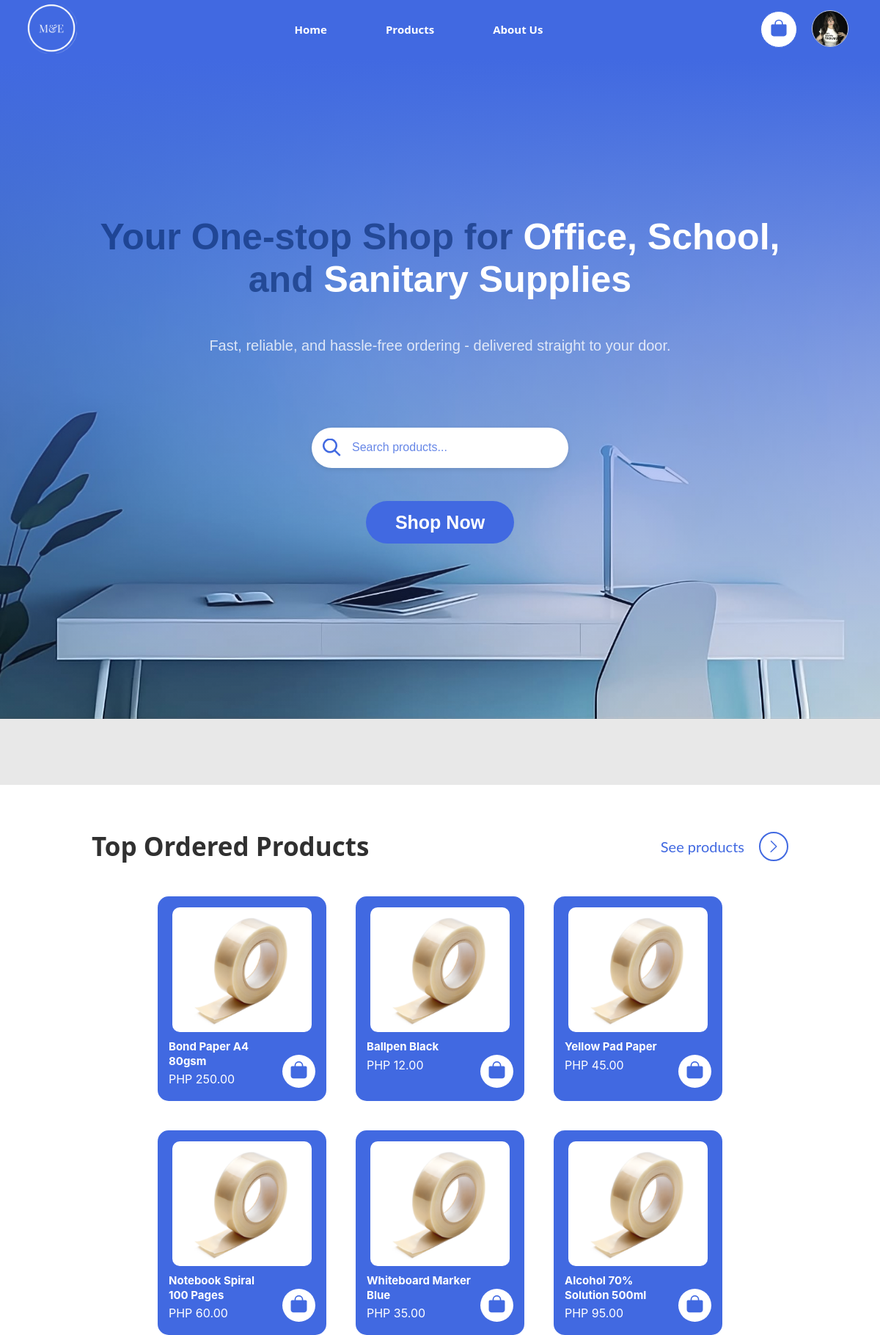
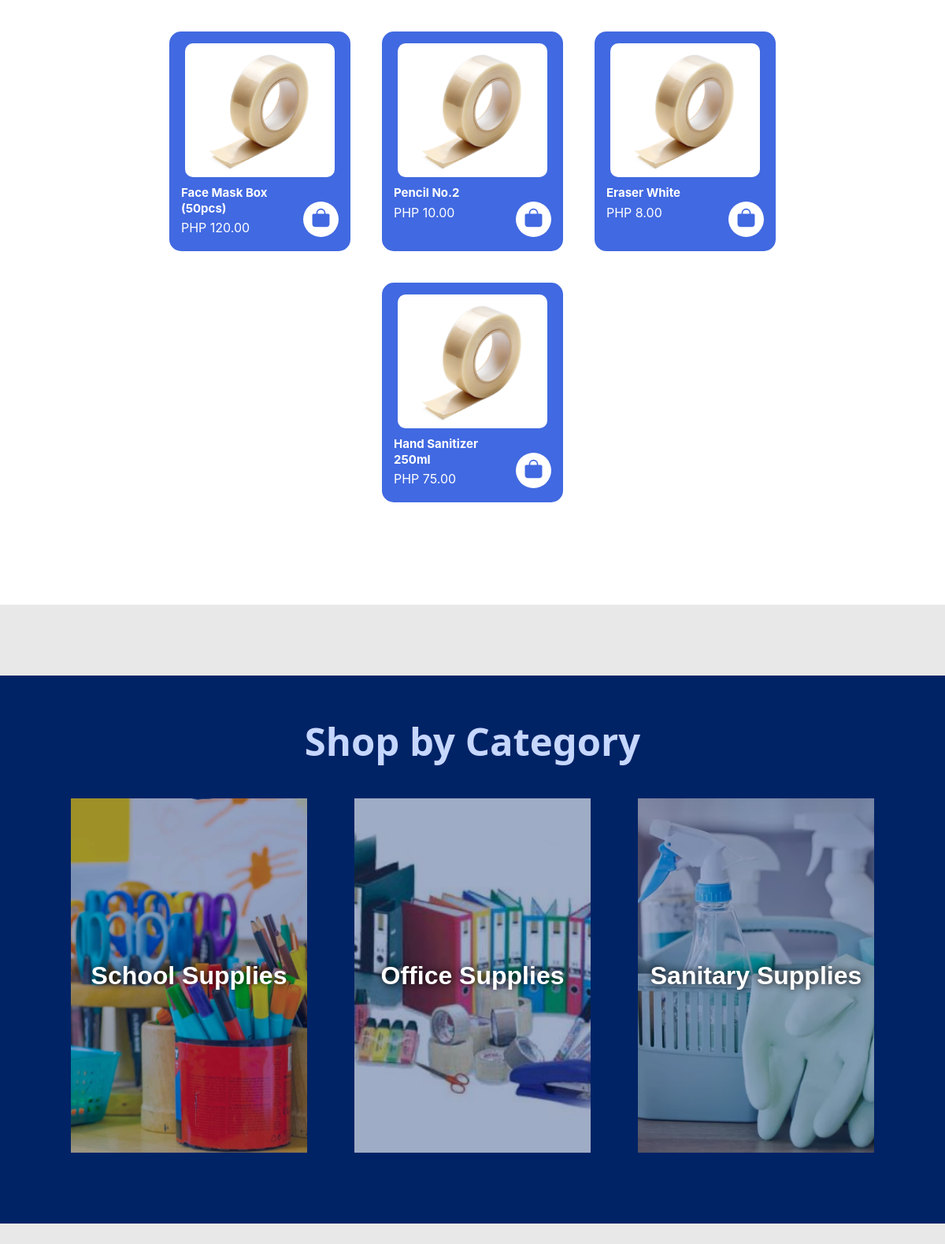
The app's page /pages/index.php (signed in, upper part) with its own data (2 pictures, top to bottom).
### tables this page shows
CREATE TABLE `users` (
  `user_id` int(11) NOT NULL,
  `username` varchar(50) DEFAULT NULL,
  `email` varchar(100) NOT NULL,
  `password` varchar(255) DEFAULT NULL,
  `first_name` varchar(50) NOT NULL,
  `middle_name` varchar(50) NOT NULL,
  `last_name` varchar(50) NOT NULL,
  `gender` varchar(20) NOT NULL DEFAULT 'Prefer not to say',
  `date_of_birth` date DEFAULT NULL,
  `is_verified` tinyint(1) NOT NULL DEFAULT 0,
  `contact_number` varchar(15) NOT NULL,
  `address` text NOT NULL,
  `created_at` datetime NOT NULL DEFAULT current_timestamp(),
  `updated_at` timestamp NOT NULL DEFAULT current_timestamp() ON UPDATE current_timestamp(),
  `isActive` tinyint(1) NOT NULL,
  `verification_token` varchar(64) NOT NULL,
  `token_created_at` datetime NOT NULL DEFAULT current_timestamp(),
  `profile_image` varchar(255) DEFAULT NULL,
  `province_id` int(11) DEFAULT NULL,
  `city_id` int(11) DEFAULT NULL,
  `barangay_id` int(11) DEFAULT NULL
);

CREATE TABLE `products` (
  `product_id` int(11) NOT NULL,
  `category_id` int(11) NOT NULL,
  `product_name` varchar(150) NOT NULL,
  `product_code` varchar(50) DEFAULT NULL,
  `description` text DEFAULT NULL,
  `price` decimal(10,2) NOT NULL,
  `stock_quantity` int(11) UNSIGNED NOT NULL,
  `min_stock_level` int(11) UNSIGNED DEFAULT 0,
  `product_image` varchar(255) DEFAULT NULL,
  `is_featured` tinyint(1) DEFAULT 0,
  `is_top_order` tinyint(1) DEFAULT 0,
  `isActive` tinyint(1) DEFAULT 1,
  `created_at` datetime DEFAULT current_timestamp(),
  `updated_at` timestamp NOT NULL DEFAULT current_timestamp() ON UPDATE current_timestamp()
);

### auth/mainpage-auth.php (called while the page is built, shortened)
<?php
$pdo = connect();
$user = null;
if (isset($_SESSION['user_id'])) {
    $stmt = $pdo->prepare("SELECT * FROM users WHERE user_id = :id LIMIT 1");
    $stmt->execute([':id' => $_SESSION['user_id']]);
    $user = $stmt->fetch(PDO::FETCH_ASSOC);
}
$profileImage = !empty($user['profile_image'])
    ? "../assets/profile-pics/" . htmlspecialchars($user['profile_image'])
    : "../assets/images/default.png";
 ?>

### pages/index.php (the view, shortened to what this page needs)
<?php
require_once __DIR__ . '/../auth/mainpage-auth.php';
  try {
    $featured_products = $pdo->query("SELECT product_id, product_name, price FROM products WHERE is_featured = 1")->fetchAll(PDO::FETCH_ASSOC);
  } catch (PDOException $e) {
    echo "Database Error: " . $e->getMessage();
  }
 ?>
<!DOCTYPE html>
<html lang="en">
    <head>
        <link href="../assets/css/homepage.css" rel="stylesheet"/>
    </head>
    <body>
        <?php include('../includes/navbar.php') ?>
        <section class="hero">
                <div class="hero-content">
                    <h1>
                        Your One-stop Shop for <span class="highlight">Office, School,</span> and <span class="highlight">Sanitary Supplies</span>
                    </h1>
                    <p>Fast, reliable, and hassle-free ordering - delivered straight to your door.</p>
                    <div class="hero-search-bar">
                        <input placeholder="Search products..." type="text" id="search-input"/>
                    </div>
                    <a href="#" class="hero-cta">Shop Now</a>
                </div>
        </section>
        <section class="products">
              <div class="products-header">
                  <h2>Top Ordered Products</h2>
                  <div class="products-actions">
                      <p>See products</p>
                      <div class="right-btn">
                          <a href="products.php">
                              <img alt="right" class="right-icon" src="../assets/svg/right-icon.svg"/>
                          </a>
                      </div>
                  </div>
              </div>
              <div class="product-grid">
                  <?php foreach ($featured_products as $products): ?>
                      <div class="product-card">
                          <a class="card-link" href="#">
                              <img alt="<?= htmlspecialchars($products['product_name']); ?>" src="../assets/images/scotch-tape-roll.png"/>
                              <div class="product-info">
                                  <h3><?= htmlspecialchars($products['product_name']); ?></h3>
                                  <p>PHP <?= number_format($products['price'], 2); ?></p>
                              </div>
                          </a>
                          <div class="cart-btn">
                              <a href="#">
                                  <img alt="cart" src="../assets/svg/bag.svg"/>
                              </a>
                          </div>
                      </div>
                  <?php endforeach; ?>
              </div>
          </section>
        <section class="categories">
            <div class="categ-header">
                <h2>Shop by Category</h2>
            </div>
            <div class="categ-grid">
                <div class="categ-card">
                    <a href="#">
                        <img alt="School Supplies" src="../assets/images/school-supplies.png"/>
                        <div class="overlay">
                            <span>School Supplies</span>
                        </div>
                    </a>
                </div>
                <div class="categ-card">
                    <a href="#">
                        <img alt="Office Supplies" src="../assets/images/office-supplies.png"/>
                        <div class="overlay">
                            <span>Office Supplies</span>
                        </div>
                    </a>
                </div>
                <div class="categ-card">
                    <a href="#">
                        <img alt="Sanitary Supplies" src="../assets/images/sanitary-supplies.png"/>
                        <div class="overlay">
                            <span>Sanitary Supplies</span>
                        </div>
                    </a>
                </div>
            </div>
        </section>
    </body>
</html>

### includes/navbar.php (shortened to what this page needs)
<header>
    <div class="logo">
        <img alt="M&E Logo" src="../assets/images/M&E_LOGO-semi-transparent.png"/>
    </div>
    <nav>
        <a href="index.php">Home</a>
        <a href="products.php">Products</a>
        <a href="about.php">About Us</a>
    </nav>
    <div class="header-actions">
      <?php if (isset($_SESSION['user_id'])): ?>
        <div class="cart">
          <a href="../test-files/order-history-test.php">
            <img alt="cart" class="cart-img" src="../assets/svg/bag.svg"/>
          </a>
      <?php endif; ?>
        </div>
        <?php if (isset($_SESSION['user_id'])): ?>
          <div class="user-menu">
            <a href="../user/profile.php" class="user-avatar">
              <img src="<?php echo $profileImage; ?>"
              alt="User Avatar"
              class="avatar" style="">
            </a>
          </div>
        <?php endif; ?>
    </div>
</header>

### records on screen
users: profile_image (picture)
products: product_name "Bond Paper A4 80gsm", price "250.00"
products: product_name "Ballpen Black", price "12.00"
products: product_name "Yellow Pad Paper", price "45.00"
products: product_name "Notebook Spiral 100 Pages", price "60.00"
products: product_name "Whiteboard Marker Blue", price "35.00"
products: product_name "Alcohol 70% Solution 500ml", price "95.00"
products: product_name "Face Mask Box (50pcs)", price "120.00"
products: product_name "Pencil No.2", price "10.00"
products: product_name "Eraser White", price "8.00"
products: product_name "Hand Sanitizer 250ml", price "75.00"
